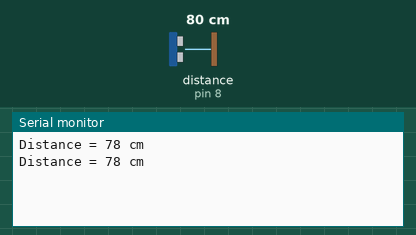
Recording of a sketch running on a simulated Arduino Uno, built with avr-gcc and run on an emulated ATmega328P. Shown: the last lines printed to the serial monitor. Wiring (inferred from the names in the program): ultrasonic range finder: trigger pin 9; echo pin 8. The test bench sets the inputs (shaded band); at power-on: distance to the obstacle (sensor on pin 8) 80 cm. The echo pulse lasts 58.3 µs per cm.

Above: at 1.8 s.
1.9 s: distance to the obstacle (sensor on pin 8) set to 2 cm
At 2.8 s:
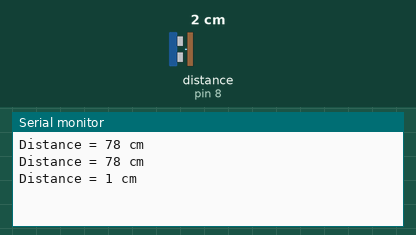
3.4 s: distance to the obstacle (sensor on pin 8) set to 4 cm
At 4.8 s:
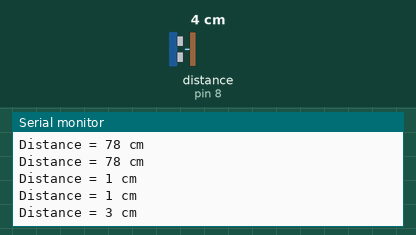
Timing chart, 0 to 6.4 s (numbered marks = the images above; inputs shaded):
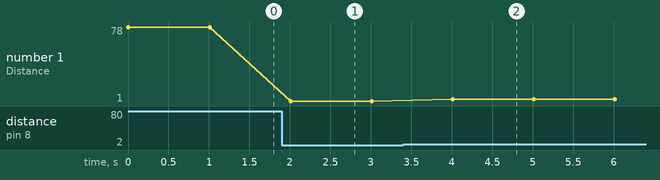

Measured:
- after the input at 1.9 s, the serial monitor: prints a new line after 0.11 s (image 1)
- after the input at 3.4 s, the serial monitor: prints a new line after 0.61 s (image 2)
- plotted number 1: 78 → 1 after the input at 1.9 s, 1 → 3 after the input at 3.4 s

The sketch:

arduino_ultrasonic.ino
```cpp
#define trigpin 9
#define echopin 8

int Time;
long distance;

void setup() {
    pinMode(trigpin, OUTPUT);
    pinMode(echopin, INPUT);
    Serial.begin(115200); // Higher baud rate for Arduino
}

void loop() {
    digitalWrite(trigpin, LOW);
    delayMicroseconds(2);
    digitalWrite(trigpin, HIGH);
    delayMicroseconds(10);
    digitalWrite(trigpin, LOW);

    Time = pulseIn(echopin, HIGH);
    distance = (0.034 * Time) / 2; // Physics conversion math logic

    Serial.print("Distance = ");
    Serial.print(distance);
    Serial.println(" cm");

    delay(1000);
}
```
